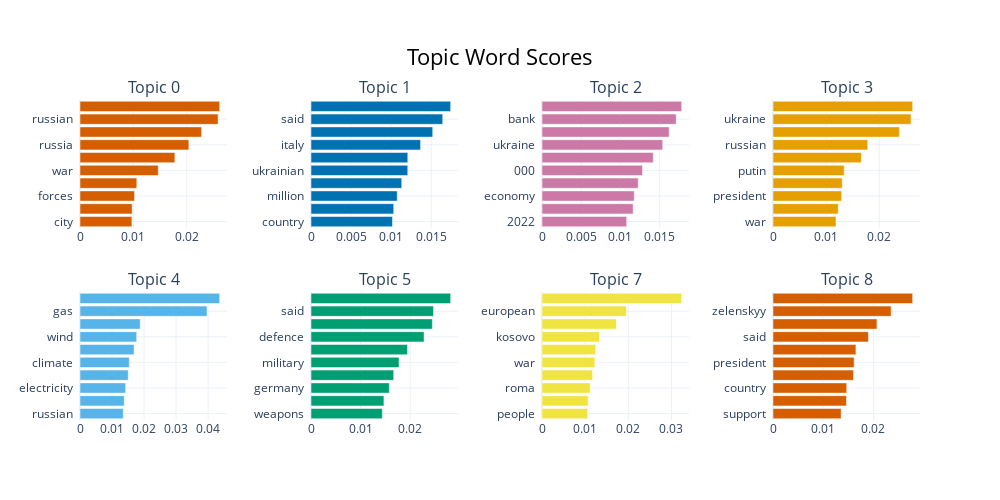

Notebook code for this chart:
### Code cell
#Visualise the topics and their keywords
topic_model.visualize_barchart(n_words=10)

### Figure 1 — Plotly figure (JSON) as saved in the notebook; plotly's stock layout.template omitted (floating-point values rounded to 4 significant figures)
{"data": [{"marker": {"color": "#D55E00"}, "orientation": "h", "type": "bar", "x": [0.009731, 0.00978, 0.01023, 0.01065, 0.01467, 0.01779, 0.02041, 0.0228, 0.02589, 0.02618], "xaxis": "x", "y": ["city  ", "people  ", "forces  ", "kyiv  ", "war  ", "ukrainian  ", "russia  ", "said  ", "russian  ", "ukraine  "], "yaxis": "y"}, {"marker": {"color": "#0072B2"}, "orientation": "h", "type": "bar", "x": [0.01017, 0.01032, 0.01076, 0.01133, 0.01208, 0.01208, 0.01367, 0.01519, 0.01644, 0.01743], "xaxis": "x2", "y": ["country  ", "countries  ", "million  ", "ukraine  ", "ukrainian  ", "frontex  ", "italy  ", "people  ", "said  ", "refugees  "], "yaxis": "y2"}, {"marker": {"color": "#CC79A7"}, "orientation": "h", "type": "bar", "x": [0.01079, 0.01161, 0.01175, 0.01226, 0.01281, 0.01418, 0.01538, 0.0162, 0.0171, 0.01779], "xaxis": "x3", "y": ["2022  ", "economic  ", "economy  ", "year  ", "000  ", "prices  ", "ukraine  ", "inflation  ", "bank  ", "said  "], "yaxis": "y3"}, {"marker": {"color": "#E69F00"}, "orientation": "h", "type": "bar", "x": [0.01187, 0.0123, 0.01293, 0.01304, 0.01341, 0.01664, 0.01784, 0.0238, 0.026, 0.0263], "xaxis": "x4", "y": ["war  ", "moscow  ", "president  ", "military  ", "putin  ", "nato  ", "russian  ", "said  ", "ukraine  ", "russia  "], "yaxis": "y4"}, {"marker": {"color": "#56B4E9"}, "orientation": "h", "type": "bar", "x": [0.01352, 0.01382, 0.01425, 0.01507, 0.01539, 0.01689, 0.0177, 0.01881, 0.03966, 0.04361], "xaxis": "x5", "y": ["russian  ", "power  ", "electricity  ", "prices  ", "climate  ", "eu  ", "wind  ", "europe  ", "gas  ", "energy  "], "yaxis": "y5"}, {"marker": {"color": "#009E73"}, "orientation": "h", "type": "bar", "x": [0.01437, 0.01469, 0.01577, 0.01666, 0.01774, 0.01944, 0.02279, 0.02445, 0.02468, 0.02814], "xaxis": "x6", "y": ["weapons  ", "countries  ", "germany  ", "russian  ", "military  ", "tanks  ", "defence  ", "nato  ", "said  ", "ukraine  "], "yaxis": "y6"}, {"marker": {"color": "#F0E442"}, "orientation": "h", "type": "bar", "x": [0.01059, 0.0107, 0.01118, 0.01174, 0.01226, 0.01245, 0.01333, 0.01725, 0.01958, 0.03237], "xaxis": "x7", "y": ["people  ", "union  ", "roma  ", "russia  ", "war  ", "moldova  ", "kosovo  ", "ukraine  ", "european  ", "eu  "], "yaxis": "y7"}, {"marker": {"color": "#D55E00"}, "orientation": "h", "type": "bar", "x": [0.01356, 0.01463, 0.01468, 0.01601, 0.01615, 0.0165, 0.01899, 0.02069, 0.02351, 0.0278], "xaxis": "x8", "y": ["support  ", "russia  ", "country  ", "russian  ", "president  ", "ukrainian  ", "said  ", "johnson  ", "zelenskyy  ", "ukraine  "], "yaxis": "y8"}], "layout": {"annotations": [{"font": {"size": 16}, "showarrow": false, "text": "Topic 0", "x": 0.0875, "xanchor": "center", "xref": "paper", "y": 1, "yanchor": "bottom", "yref": "paper"}, {"font": {"size": 16}, "showarrow": false, "text": "Topic 1", "x": 0.3625, "xanchor": "center", "xref": "paper", "y": 1, "yanchor": "bottom", "yref": "paper"}, {"font": {"size": 16}, "showarrow": false, "text": "Topic 2", "x": 0.6375, "xanchor": "center", "xref": "paper", "y": 1, "yanchor": "bottom", "yref": "paper"}, {"font": {"size": 16}, "showarrow": false, "text": "Topic 3", "x": 0.9125, "xanchor": "center", "xref": "paper", "y": 1, "yanchor": "bottom", "yref": "paper"}, {"font": {"size": 16}, "showarrow": false, "text": "Topic 4", "x": 0.0875, "xanchor": "center", "xref": "paper", "y": 0.4, "yanchor": "bottom", "yref": "paper"}, {"font": {"size": 16}, "showarrow": false, "text": "Topic 5", "x": 0.3625, "xanchor": "center", "xref": "paper", "y": 0.4, "yanchor": "bottom", "yref": "paper"}, {"font": {"size": 16}, "showarrow": false, "text": "Topic 7", "x": 0.6375, "xanchor": "center", "xref": "paper", "y": 0.4, "yanchor": "bottom", "yref": "paper"}, {"font": {"size": 16}, "showarrow": false, "text": "Topic 8", "x": 0.9125, "xanchor": "center", "xref": "paper", "y": 0.4, "yanchor": "bottom", "yref": "paper"}], "height": 500, "hoverlabel": {"bgcolor": "white", "font": {"family": "Rockwell", "size": 16}}, "showlegend": false, "title": {"font": {"color": "Black", "size": 22}, "text": "Topic Word Scores", "x": 0.5, "xanchor": "center", "yanchor": "top"}, "width": 1000, "xaxis": {"anchor": "y", "domain": [0, 0.175], "showgrid": true}, "xaxis2": {"anchor": "y2", "domain": [0.275, 0.45], "showgrid": true}, "xaxis3": {"anchor": "y3", "domain": [0.55, 0.725], "showgrid": true}, "xaxis4": {"anchor": "y4", "domain": [0.825, 1], "showgrid": true}, "xaxis5": {"anchor": "y5", "domain": [0, 0.175], "showgrid": true}, "xaxis6": {"anchor": "y6", "domain": [0.275, 0.45], "showgrid": true}, "xaxis7": {"anchor": "y7", "domain": [0.55, 0.725], "showgrid": true}, "xaxis8": {"anchor": "y8", "domain": [0.825, 1], "showgrid": true}, "yaxis": {"anchor": "x", "domain": [0.6, 1], "showgrid": true}, "yaxis2": {"anchor": "x2", "domain": [0.6, 1], "showgrid": true}, "yaxis3": {"anchor": "x3", "domain": [0.6, 1], "showgrid": true}, "yaxis4": {"anchor": "x4", "domain": [0.6, 1], "showgrid": true}, "yaxis5": {"anchor": "x5", "domain": [0, 0.4], "showgrid": true}, "yaxis6": {"anchor": "x6", "domain": [0, 0.4], "showgrid": true}, "yaxis7": {"anchor": "x7", "domain": [0, 0.4], "showgrid": true}, "yaxis8": {"anchor": "x8", "domain": [0, 0.4], "showgrid": true}}}
